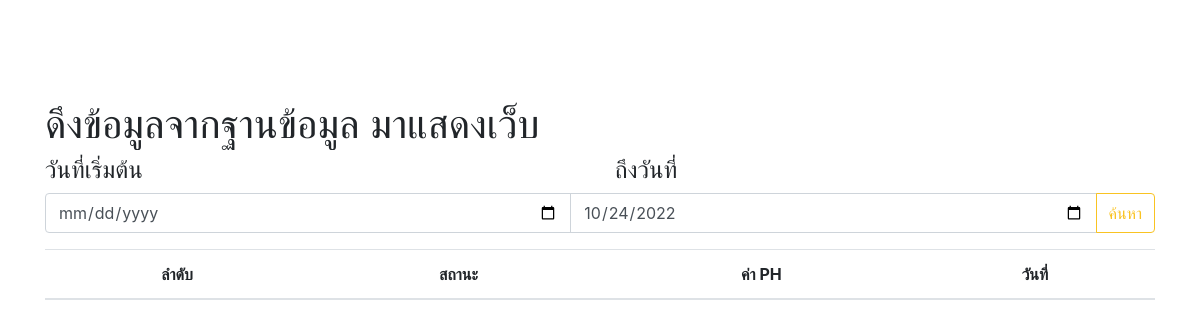
The app's page /, older data.
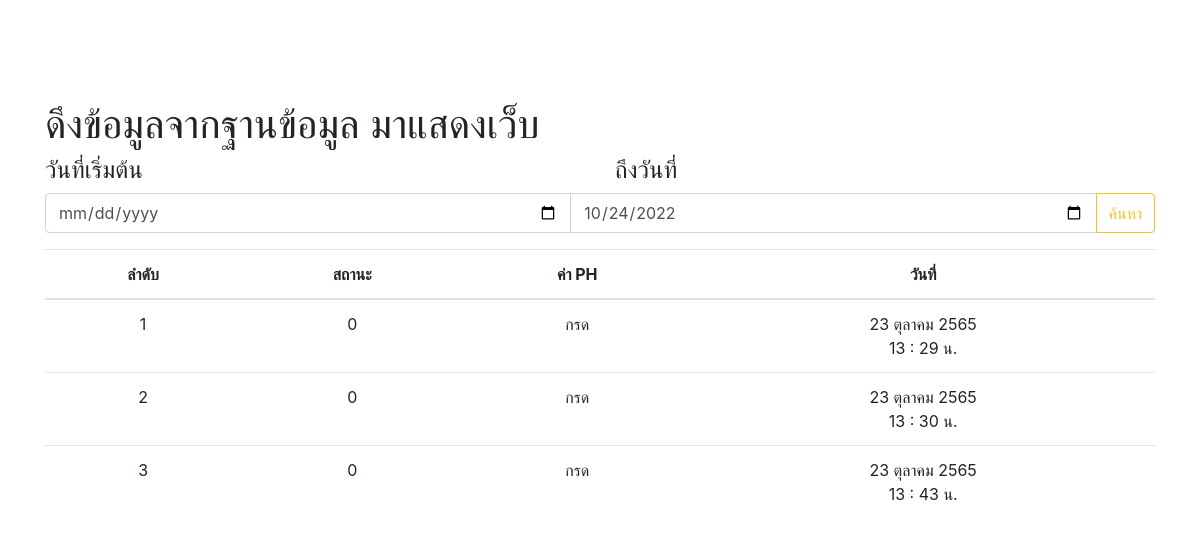
The same page, newer data.
### tables this page shows
CREATE TABLE `esp8266` (
  `id` int(11) NOT NULL,
  `id_ir` int(11) NOT NULL,
  `pH` float NOT NULL,
  `day` timestamp NOT NULL DEFAULT current_timestamp() ON UPDATE current_timestamp()
);

CREATE TABLE `ir` (
  `id_ir` int(11) NOT NULL,
  `ir` int(11) NOT NULL,
  `date_ir` timestamp NOT NULL DEFAULT current_timestamp() ON UPDATE current_timestamp()
);

### config/connectdb.php (called while the page is built, shortened)
<?php
class DB
{
    private static $link = null;
    public static function getLink()
    {
        self::$link = new PDO("mysql:host=" . DB_HOST . ";dbname=" . DB_NAME . ";charset=utf8", DB_USERNAME, DB_PASSWORD);
        self::$link->setAttribute(PDO::ATTR_ERRMODE, PDO::ERRMODE_EXCEPTION);
        return self::$link;
    }
    public static function __callStatic($name, $args)
    {
        $callback = array(self::getLink(), $name);
        return call_user_func_array($callback, $args);
    }
}

### index.php (the view, shortened to what this page needs)
<!DOCTYPE html>
<html lang="en">
<?php
include("./config/connectdb.php");
?>
<head>
    <link rel="stylesheet" href="./bootstrap.css">
</head>
<body>
    <?php
    $key = isset($_GET["key"]) ? $_GET["key"] : null;
    if ($key == "lGE85ehip") {
        $start = isset($_GET["start"]) ? $_GET["start"] : null;
        $end = isset($_GET["end"]) ? $_GET["end"] : null;
        $sql_search = "SELECT *,
                            DATE_FORMAT(rt.day, '%d') as Dd ,
                            DATE_FORMAT(rt.day, '%c') as month ,
                            DATE_FORMAT(rt.day, '%Y') as year,
                            DATE_FORMAT(rt.day, '%H : %i ') as time
                        FROM `esp8266` as rt INNER JOIN ir  ON ir.id_ir = rt.id_ir WHERE  rt.day BETWEEN '{$start}' AND '{$end}' ";
    } else {
        $sql_search = "SELECT *,
                            DATE_FORMAT(rt.day, '%d') as Dd ,
                            DATE_FORMAT(rt.day, '%c') as month ,
                            DATE_FORMAT(rt.day, '%Y') as year,
                            DATE_FORMAT(rt.day, '%H : %i ') as time
                        FROM `esp8266` as rt INNER JOIN ir  ON ir.id_ir = rt.id_ir";
    }
    ?>
    <div class="container" style="margin-top: 100px;">
        <h1>ดึงข้อมูลจากฐานข้อมูล มาแสดงเว็บ</h1>
        <div class="row">
            <div class="col-md-6">
                <h4 class="control-label">วันที่เริ่มต้น</h4>
            </div>
            <div class="col-md-6">
                <h4 class="control-label">ถึงวันที่</h4>
            </div>
        </div>
        <form name="form-date" action="./index.php" method="GET">
            <div class="input-group mb-3">
                <input type="date" class="form-control" name="start" value="<?php echo $key != null ? $start :  "" ?>" aria-label="Recipient's username" aria-describedby="basic-addon2" required>
                <input type="date" class="form-control" name="end" value="<?php echo $key != null? $end :  date("Y-m-d") ?>" aria-label="Recipient's username" aria-describedby="basic-addon2">
                <div class="input-group-append">
                    <button class="btn btn-outline-secondary" name="key" value="lGE85ehip" type="submit">ค้นหา</button>
                </div>
            </div>
        </form>
        <table id="mg_table" class="table  table-borderless " style="width:100%">
            <thead>
                <tr>
                    <th class="text-center">ลำดับ</th>
                    <th class="text-center">สถานะ</th>
                    <th class="text-center">ค่า PH</th>
                    <th class="text-center">วันที่</th>
                </tr>
            </thead>
            <tbody>
                <?php
                $thaimonth = ["มกราคม", "กุมภาพันธ์", "มีนาคม", "เมษายน", "พฤษภาคม", "มิถุนายน", "กรกฎาคม", "สิงหาคม", "กันยายน", "ตุลาคม", "พฤศจิกายน", "ธันวาคม"];
                $i_r = 1;
                foreach (DB::query($sql_search, PDO::FETCH_OBJ) as $row) :
                    $date = '' . $row->Dd . ' ' . $thaimonth[$row->month - 1] . ' ' . (543 + intval($row->year));;
                    $timeStart_reserv = $date . "</br> " . $row->time . ' น.';
                ?>
                    <tr>
                        <td class="text-center"><?php echo $i_r++ ?></td>
                        <td class="text-center"><?php echo $row->ir?></td>
                        <td class="text-center">
                            <?php
                            if ($row->pH > 7) {
                                echo "เบสหรือด่าง";
                            } elseif ($row->pH == 7) {
                                echo "เป็นกลาง";
                            } else {
                                echo "กรด";
                            }
                            ?>
                        </td>
                        <td class="text-center">
                            <?php echo $timeStart_reserv ?>
                        </td>
                    </tr>
                <?php
                endforeach;
                ?>
            </tbody>
        </table>
    </div>
</body>
</html>

Row changes from the older to the newer data that the page shows:
added esp8266: id_ir.ir "0", pH "กรด", date "23 ตุลาคม 2565", time "13 : 29"
added esp8266: id_ir.ir "0", pH "กรด", date "23 ตุลาคม 2565", time "13 : 30"
added esp8266: id_ir.ir "0", pH "กรด", date "23 ตุลาคม 2565", time "13 : 43"
